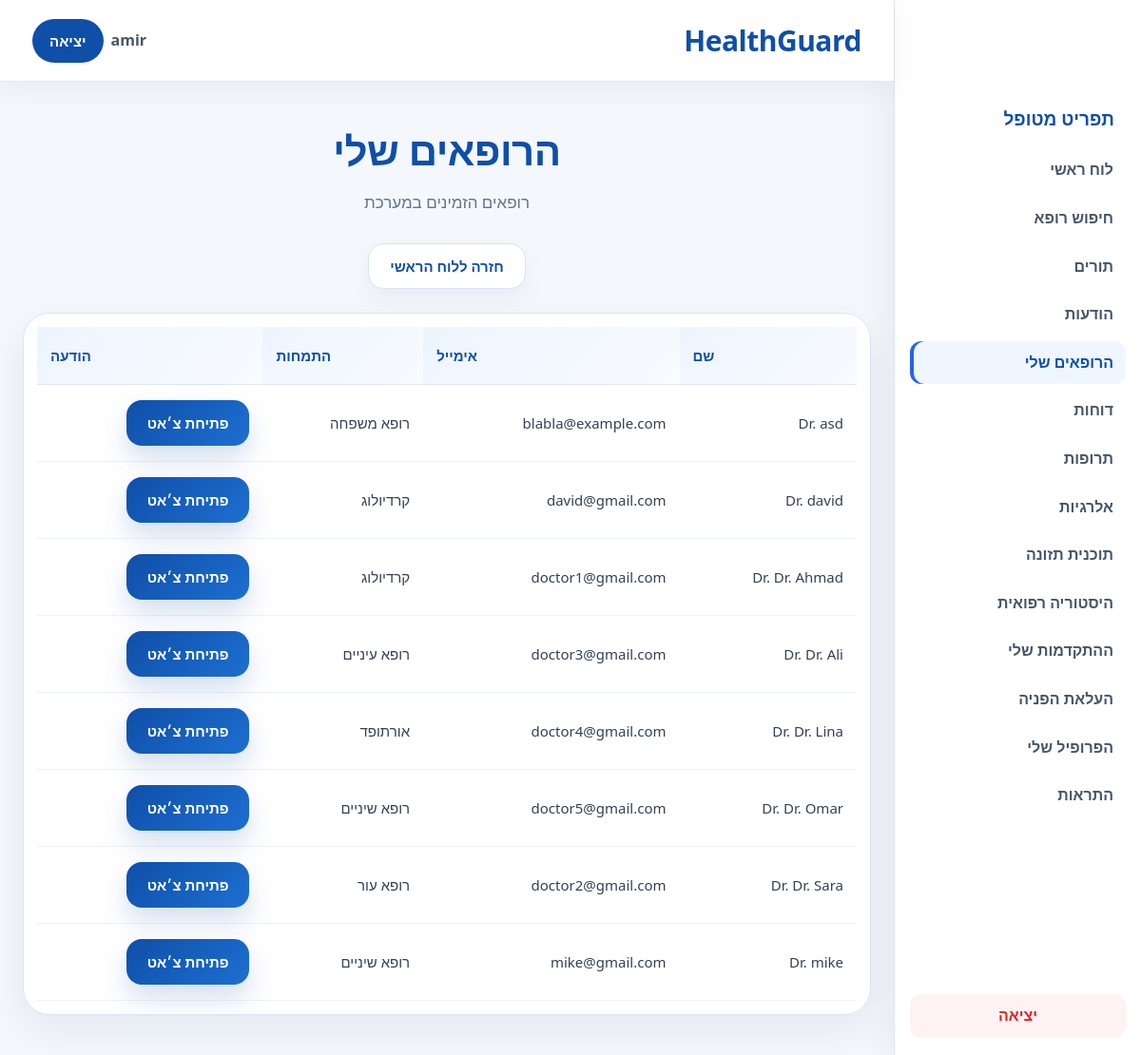
Page /patient/my_doctors.php (signed in) on the committed database.
### tables this page shows
CREATE TABLE `doctors` (
  `doctor_id` int(11) NOT NULL,
  `user_id` int(11) NOT NULL,
  `specialization` varchar(100) NOT NULL,
  `consultation_fee` decimal(10,2) DEFAULT NULL
);

CREATE TABLE `users` (
  `user_id` int(11) NOT NULL,
  `name` varchar(100) NOT NULL,
  `role` enum('patient','doctor','admin','secretary') NOT NULL,
  `email` varchar(100) NOT NULL,
  `password` varchar(255) NOT NULL,
  `city` varchar(80) DEFAULT NULL,
  `created_at` timestamp NULL DEFAULT current_timestamp()
);

### db_connection.php (called while the page is built, shortened)
<?php
function HebrewText($value)
{
    $translations = [
        'admin' => 'מנהל',
        'doctor' => 'רופא',
        'patient' => 'מטופל',
        'secretary' => 'מזכירות',
        'pending' => 'ממתין',
        'accepted' => 'אושר',
        'completed' => 'הושלם',
        'cancelled' => 'בוטל',
        'verified' => 'אושר',
        'rejected' => 'נדחה',
        'taken' => 'נלקחה',
        'skipped' => 'דולגה',
        'appointment' => 'תור',
        'medicine' => 'תרופה',
        'message' => 'הודעה',
        'report' => 'דוח',
        'nutrition' => 'תזונה',
        'cardiologist' => 'קרדיולוג',
        'dermatologist' => 'רופא עור',
        'ophthalmologist' => 'רופא עיניים',
        'orthopedic' => 'אורתופד',
        'dentist' => 'רופא שיניים',
        'dietitian' => 'דיאטן',
        'family_doctor' => 'רופא משפחה',
        'Sunday' => 'ראשון',
        'Monday' => 'שני',
        'Tuesday' => 'שלישי',
        'Wednesday' => 'רביעי',
        'Thursday' => 'חמישי',
        'Friday' => 'שישי',
        'Saturday' => 'שבת',
        'male' => 'זכר',
        'female' => 'נקבה',
        'other' => 'אחר',
        'Patients' => 'מטופלים',
        'Doctors' => 'רופאים',
        'Appointments' => 'תורים',
        'Reports' => 'דוחות',
    ];
    return $translations[$value] ?? $value;
}
?>

### patient/my_doctors.php (the view, shortened to what this page needs)
<?php
include("../db_connection.php");
$conn = OpenCon();
$sql = "SELECT
            doctors.doctor_id,
            users.name,
            users.email,
            doctors.specialization
        FROM doctors
        INNER JOIN users
            ON doctors.user_id=users.user_id
        ORDER BY users.name ASC";
$result = mysqli_query($conn, $sql);
?>
<!DOCTYPE html>
<html lang="he" dir="rtl">
<head>
    <link rel="stylesheet" href="/HealthGuard/style.css">
</head>
<body class="patient-page">
<?php include("../navbar.php"); ?>
<div class="section">
    <h1 class="section-title">הרופאים שלי</h1>
    <p class="section-subtitle">רופאים הזמינים במערכת</p>
    <div class="hero-actions" style="justify-content:center; margin-bottom:25px;">
        <a href="/HealthGuard/patient/patient_dashboard.php" class="secondary-btn">חזרה ללוח הראשי</a>
    </div>
    <div class="table-wrapper">
        <table>
            <tr>
                <th>שם</th>
                <th>אימייל</th>
                <th>התמחות</th>
                <th>הודעה</th>
            </tr>
            <?php while ($row = mysqli_fetch_assoc($result)) { ?>
            <tr>
                <td>Dr. <?php echo $row['name']; ?></td>
                <td><?php echo $row['email']; ?></td>
                <td><?php echo HebrewText($row['specialization']); ?></td>
                <td>
                    <a href="/HealthGuard/patient/my_messages.php?doctor_id=<?php echo $row['doctor_id']; ?>" class="primary-btn">פתיחת צ׳אט</a>
                </td>
            </tr>
            <?php } ?>
        </table>
    </div>
</div>
</body>
</html>

### style.css (style rules this page uses)
* { margin: 0; padding: 0; box-sizing: border-box; }
html, body { min-height: 100%; font-family: "Segoe UI", Tahoma, Geneva, Verdana, sans-serif; scroll-behavior: smooth; }
html[dir="rtl"] body { direction: rtl; text-align: right; }
body { background: #f5f8fc; color: #1e293b; line-height: 1.6; }
a { text-decoration: none; transition: 0.25s ease; }
body.has-app-sidebar { padding-right: 260px; }
.primary-btn, .secondary-btn, .danger-btn, button, a.primary-btn, a.secondary-btn, a.danger-btn { display: inline-flex !important; align-items: center !important; justify-content: center !important; text-decoration: none !important; font-weight: 800 !important; font-size: 15px !important; line-height: 1 !important; cursor: pointer !important; border-radius: 16px !important; padding: 12px 22px !important; min-height: 48px !important; transition: 0.25s ease !important; border: none; }
.primary-btn, a.primary-btn, button { background: linear-gradient(135deg, #2563eb, #0ea5e9) !important; color: #ffffff !important; }
.secondary-btn, a.secondary-btn { background: #ffffff !important; color: #1e293b !important; border: 1px solid #d9e4ef !important; box-shadow: 0 10px 24px rgba(15, 23, 42, 0.05) !important; }
.section { width: 100%; max-width: 1380px; margin: 0 auto; padding: 38px 24px 42px; }
.section-title { font-size: 42px; font-weight: 800; text-align: center; margin-bottom: 8px; letter-spacing: -0.5px; }
.section-subtitle { text-align: center; font-size: 17px; color: #64748b; margin-bottom: 30px; }
.hero-actions { display: flex; justify-content: center; align-items: center; gap: 14px; flex-wrap: wrap; }
.table-wrapper { width: 100%; overflow-x: auto; background: #ffffff; border-radius: 28px; border: 1px solid #e2e8f0; box-shadow: 0 16px 40px rgba(15, 23, 42, 0.07); padding: 14px; }
table { width: 100%; border-collapse: collapse; min-width: 760px; }
table th { text-align: left; padding: 18px 14px; font-size: 15px; font-weight: 900; color: #0f172a; background: linear-gradient(135deg, #eff6ff, #f8fbff); border-bottom: 1px solid #dbe7f2; }
table td { padding: 16px 14px; border-bottom: 1px solid #edf2f7; color: #334155; font-size: 15px; vertical-align: middle; }
.patient-page { background: #f4f8fd; min-height: 100vh; }
.patient-page .primary-btn, .patient-page button { background: linear-gradient(135deg, #0f4fa8, #1d6fd1) !important; color: #ffffff !important; box-shadow: 0 14px 28px rgba(15, 79, 168, 0.18) !important; }
.patient-page .secondary-btn { color: #0f4fa8 !important; border-color: #d5e4f5 !important; }
.patient-page .section-title, .patient-page .form-box h2, .patient-page .card h3 { color: #0f4fa8; }
.patient-page .table-wrapper { border-color: #d8e6f5; }
.patient-page table th { background: linear-gradient(135deg, #edf5ff, #f8fbff); color: #0f4fa8; }

### rows in the picture
doctors: user.name "asd", user.email "blabla@example.com", specialization "רופא משפחה"
doctors: user.name "david", user.email "david@gmail.com", specialization "קרדיולוג"
doctors: user.name "Dr. Ahmad", user.email "doctor1@gmail.com", specialization "קרדיולוג"
doctors: user.name "Dr. Ali", user.email "doctor3@gmail.com", specialization "רופא עיניים"
doctors: user.name "Dr. Lina", user.email "doctor4@gmail.com", specialization "אורתופד"
doctors: user.name "Dr. Omar", user.email "doctor5@gmail.com", specialization "רופא שיניים"
doctors: user.name "Dr. Sara", user.email "doctor2@gmail.com", specialization "רופא עור"
doctors: user.name "mike", user.email "mike@gmail.com", specialization "רופא שיניים"

### other values in the picture
$site_name "HealthGuard"
$_SESSION['name'] "amir"
$role_labels[$_SESSION['role']] "מטופל"
$label "לוח ראשי"
$label "חיפוש רופא"
$label "תורים"
$label "הודעות"
$label "הרופאים שלי"
$label "דוחות"
$label "תרופות"
$label "אלרגיות"
$label "תוכנית תזונה"
$label "היסטוריה רפואית"
$label "ההתקדמות שלי"
$label "העלאת הפניה"
